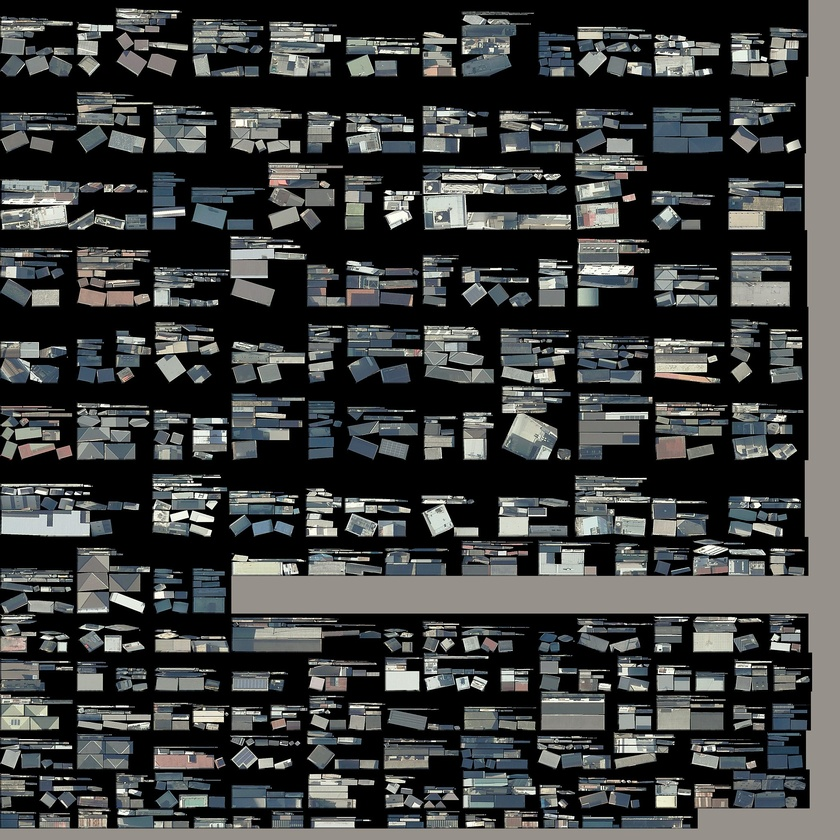
#> input picture data/atlas_006.jpg, 840 x 840 px, shrunk from 2048 x 2048 before the run
$ python imgdiff.py ../../data/atlas_006.jpg ../../data/atlas_015.jpg out.png
#> lines starting #> are read from the running program, lines starting #| are printed output that depends on the picture
"""2 枚の画面の違い: 違う画素の数・割合・最大差、違う所を赤くした図"""
import sys, numpy as np
from PIL import Image
a = np.asarray(Image.open(sys.argv[1]).convert("RGB")).astype(int); b = np.asarray(Image.open(sys.argv[2]).convert("RGB")).astype(int)
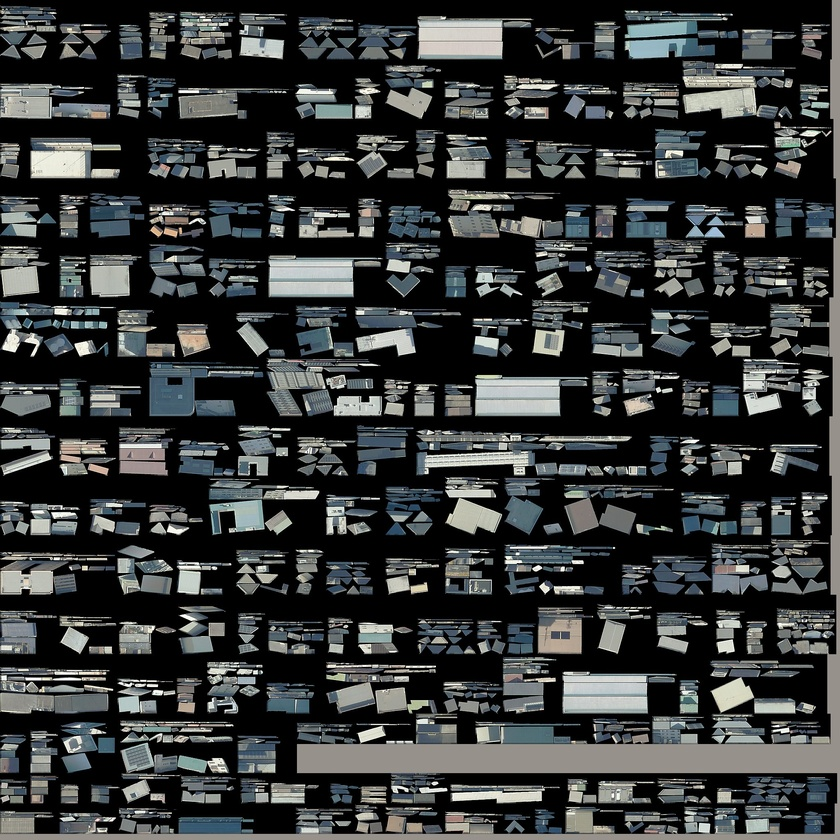
#> input picture data/atlas_015.jpg, 840 x 840 px, shrunk from 2048 x 2048 before the run
d = np.abs(a - b).max(2)
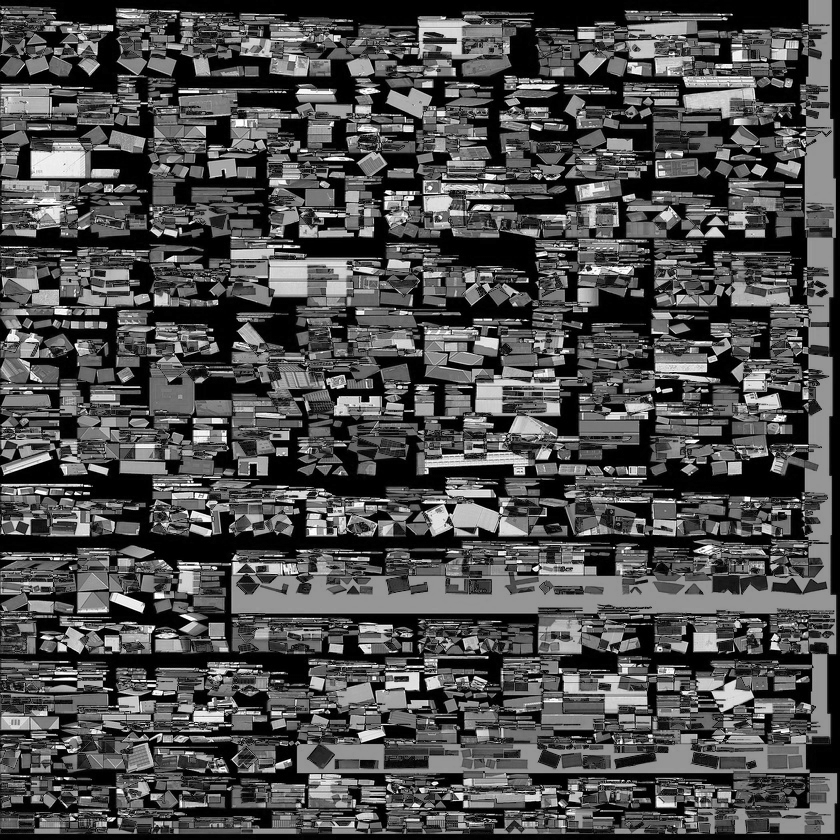
#> d: shape (840, 840) int64; min 0, max 255, mean 78.5
print(sys.argv[1].split("/")[-1], "vs", sys.argv[2].split("/")[-1], "diff px", int((d > 0).sum()), "(%.3f%%)" % (100 * (d > 0).mean()), ">8:", int((d > 8).sum()), "max", int(d.max()))
#| atlas_006.jpg vs atlas_015.jpg diff px 652531 (92.479%) >8: 509952 max 255
if len(sys.argv) > 3:
    o = (b * 0.5).astype(np.uint8); o[d > 0] = [255, 0, 0]; Image.fromarray(o).save(sys.argv[3])
#> after `o = (b * 0.5).astype(np.uint8)`:
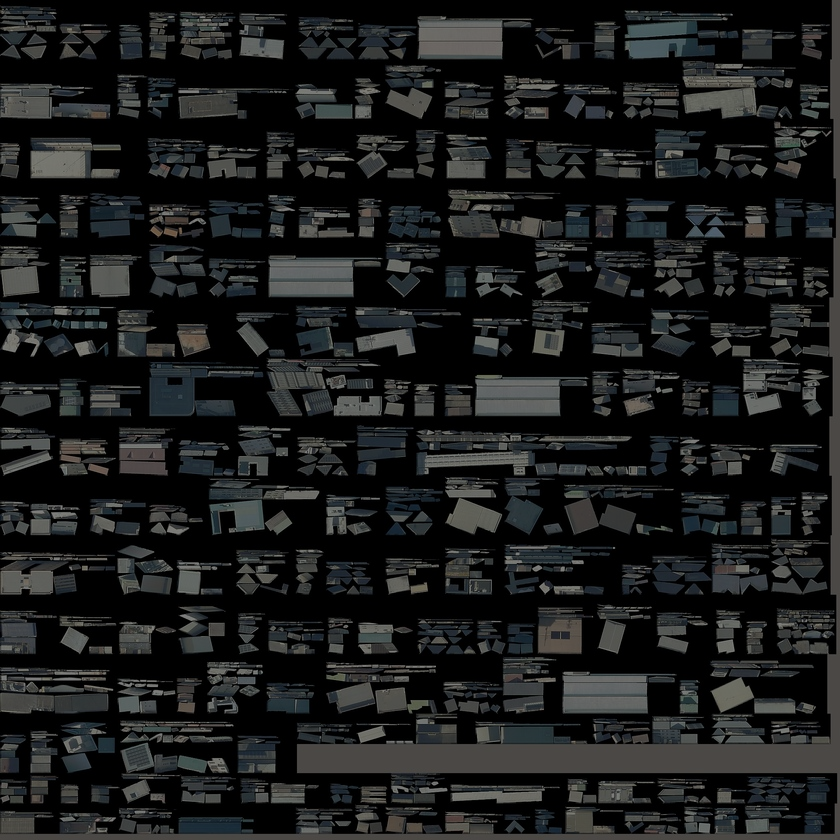
#> o: shape (840, 840, 3); mean R, G, B 27.8, 29.1, 29.1
#> after `o[d > 0] = [255, 0, 0]`:
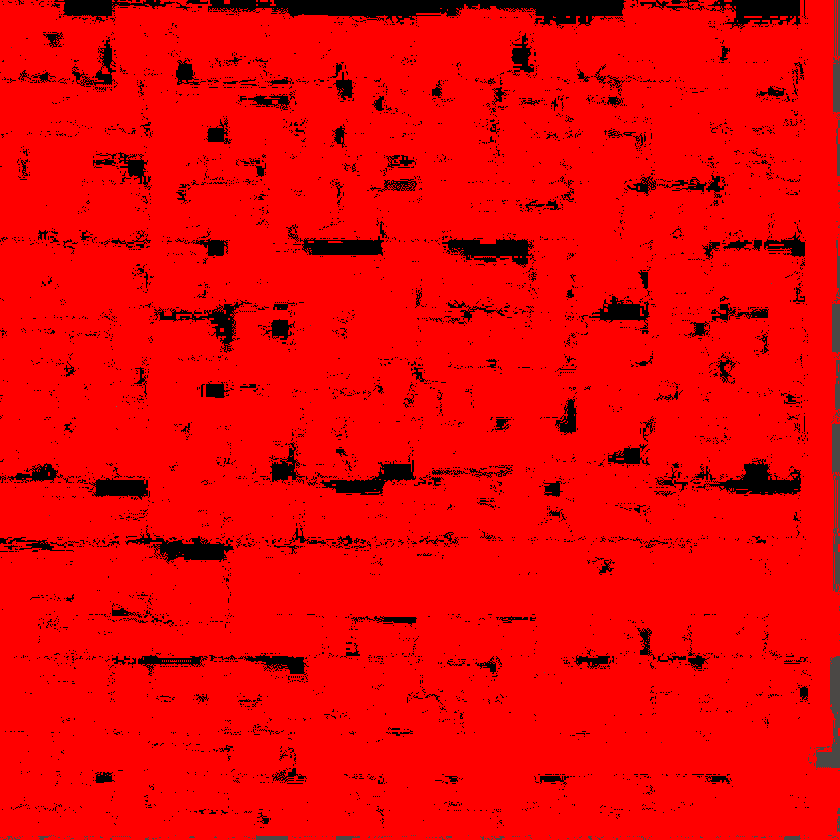
#> o: shape (840, 840, 3); mean R, G, B 236.3, 0.5, 0.4
